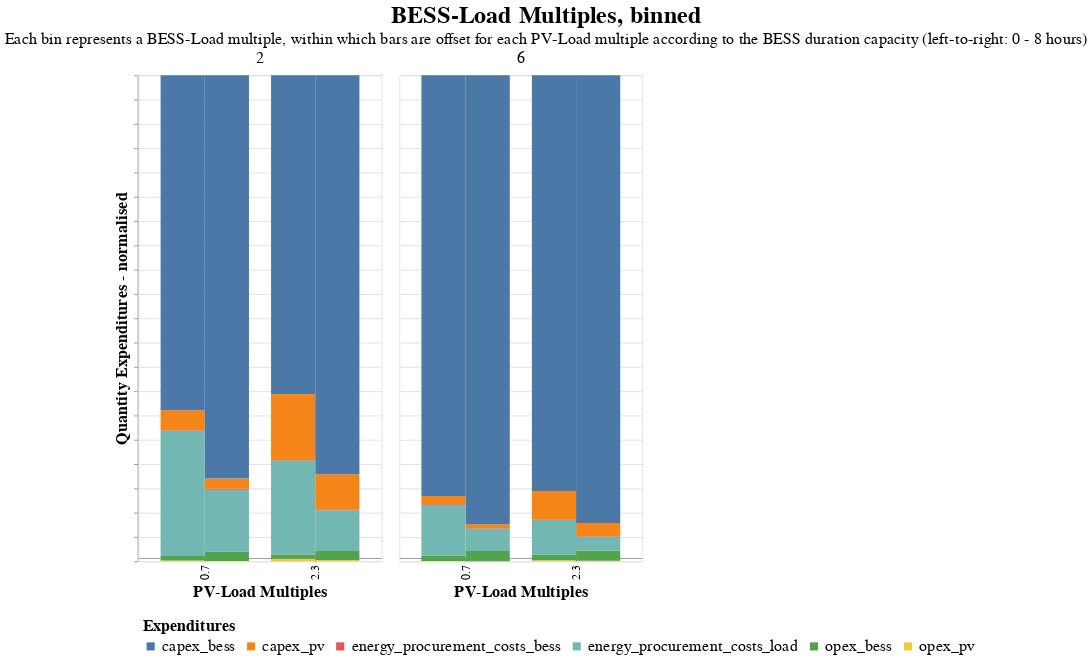

Write notebook code for a chart like this one.
### Code cell
# Select only the columns of interest
columns_of_interest = ['PV_Load_M', 'BESS_Load_M', 'T_BESS', 'capex_pv', 'capex_bess', 'opex_pv', 'opex_bess', 'energy_procurement_costs_load', 'energy_procurement_costs_bess']
subset_data = results_env[columns_of_interest]

# Melt the DataFrame to long format
melted_data = subset_data.melt(id_vars=['PV_Load_M', 'BESS_Load_M', 'T_BESS'], var_name='source', value_name='value')

# Plot stacked bar chart
quant= alt.Chart(
    melted_data,
    title= alt.TitleParams(
        text= 'BESS-Load Multiples, binned',
        subtitle= 'Each bin represents a BESS-Load multiple, within which bars are offset for each PV-Load multiple according to the BESS duration capacity (left-to-right: 0 - 8 hours)',
        anchor= 'middle',
        fontSize= 30,
        subtitleFontSize= 20
    )
).mark_bar().encode(
    x=alt.X('PV_Load_M:O', title='PV-Load Multiples', axis=alt.Axis(offset= -5)),
    #x2=alt.X2('PV_Load_M:O', title='PV-Load Multiple'),# axis=alt.Axis(offset=-5)),
    #x=alt.X('T_BESS:N', title= 'BESS Duration', axis= alt.Axis(offset= -5)),
    xOffset= 'T_BESS:N',
    y=alt.Y('sum(value):Q', title='Quantity Expenditures - normalised', axis= alt.Axis(labels= False)).stack('normalize'),
    color=alt.Color('source:N', legend= alt.Legend(title= 'Expenditures')),
    column= alt.Column('BESS_Load_M:N', title= '', header= alt.Header(labelFontSize= 20)),
    tooltip=['PV_Load_M', 'BESS_Load_M', 'T_BESS', 'source', 'value'],
    #size= alt.Size('T_BESS:Q').scale(domain= (-0.1, 2)),
    
).properties(
    width=300,
    height=600
).configure_axis(
    labelFontSize= 15,
    titleFontSize= 20,
).configure_legend(
    labelFontSize= 20,
    titleFontSize= 20,
    labelLimit= 400,
    orient= 'bottom',
    padding= 5
)
# num= alt.Chart(melted_data).mark_bar().encode(
#     x=alt.X('PV_Load_M:O', title='PV-Load Multiple', axis=alt.Axis(offset=-5)),
#     y=alt.Y('sum(value):Q', title='Quantity'),
#     color='source:N',
#     column= alt.Column('BESS_Load_M:N', title= 'BESS-Load Multiple, binned'),
#     tooltip=['PV_Load_M', 'BESS_Load_M', 'source', 'value'],
#     size= alt.Size('T_BESS:N').scale(domain= (-0.1, 2))
# ).properties(
#     width=300,
#     height=600
# )

quant

### Figure 1 — Vega-Lite specification as saved in the notebook (floating-point values rounded to 4 significant figures)
{"config": {"view": {"continuousWidth": 300, "continuousHeight": 300}, "axis": {"labelFontSize": 15, "titleFontSize": 20}, "legend": {"labelFontSize": 20, "labelLimit": 400, "orient": "bottom", "padding": 5, "titleFontSize": 20}}, "data": {"name": "data-dabdbf9a48db878be64b67bc3e3769e4"}, "mark": {"type": "bar"}, "encoding": {"color": {"field": "source", "legend": {"title": "Expenditures"}, "type": "nominal"}, "column": {"field": "BESS_Load_M", "header": {"labelFontSize": 20}, "title": "", "type": "nominal"}, "tooltip": [{"field": "PV_Load_M", "type": "quantitative"}, {"field": "BESS_Load_M", "type": "quantitative"}, {"field": "T_BESS", "type": "quantitative"}, {"field": "source", "type": "nominal"}, {"field": "value", "type": "quantitative"}], "x": {"axis": {"offset": -5}, "field": "PV_Load_M", "title": "PV-Load Multiples", "type": "ordinal"}, "xOffset": {"field": "T_BESS", "type": "nominal"}, "y": {"aggregate": "sum", "axis": {"labels": false}, "field": "value", "stack": "normalize", "title": "Quantity Expenditures - normalised", "type": "quantitative"}}, "height": 600, "title": {"text": "BESS-Load Multiples, binned", "anchor": "middle", "fontSize": 30, "subtitle": "Each bin represents a BESS-Load multiple, within which bars are offset for each PV-Load multiple according to the BESS duration capacity (left-to-right: 0 - 8 hours)", "subtitleFontSize": 20}, "width": 300, "$schema": "https://vega.github.io/schema/vega-lite/v5.8.0.json", "datasets": {"data-dabdbf9a48db878be64b67bc3e3769e4": [{"PV_Load_M": 0.7, "BESS_Load_M": 2.0, "T_BESS": 1.0, "source": "capex_pv", "value": 160000.0}, {"PV_Load_M": 0.7, "BESS_Load_M": 2.0, "T_BESS": 4.0, "source": "capex_pv", "value": 160000.0}, {"PV_Load_M": 0.7, "BESS_Load_M": 6.0, "T_BESS": 1.0, "source": "capex_pv", "value": 160000.0}, {"PV_Load_M": 0.7, "BESS_Load_M": 6.0, "T_BESS": 4.0, "source": "capex_pv", "value": 160000.0}, {"PV_Load_M": 2.3, "BESS_Load_M": 2.0, "T_BESS": 1.0, "source": "capex_pv", "value": 560000.0}, {"PV_Load_M": 2.3, "BESS_Load_M": 2.0, "T_BESS": 4.0, "source": "capex_pv", "value": 560000.0}, {"PV_Load_M": 2.3, "BESS_Load_M": 6.0, "T_BESS": 1.0, "source": "capex_pv", "value": 560000.0}, {"PV_Load_M": 2.3, "BESS_Load_M": 6.0, "T_BESS": 4.0, "source": "capex_pv", "value": 560000.0}, {"PV_Load_M": 0.7, "BESS_Load_M": 2.0, "T_BESS": 1.0, "source": "capex_bess", "value": 2700000.0}, {"PV_Load_M": 0.7, "BESS_Load_M": 2.0, "T_BESS": 4.0, "source": "capex_bess", "value": 6300000.0}, {"PV_Load_M": 0.7, "BESS_Load_M": 6.0, "T_BESS": 1.0, "source": "capex_bess", "value": 8100000.0}, {"PV_Load_M": 0.7, "BESS_Load_M": 6.0, "T_BESS": 4.0, "source": "capex_bess", "value": 18900000.0}, {"PV_Load_M": 2.3, "BESS_Load_M": 2.0, "T_BESS": 1.0, "source": "capex_bess", "value": 2700000.0}, {"PV_Load_M": 2.3, "BESS_Load_M": 2.0, "T_BESS": 4.0, "source": "capex_bess", "value": 6300000.0}, {"PV_Load_M": 2.3, "BESS_Load_M": 6.0, "T_BESS": 1.0, "source": "capex_bess", "value": 8100000.0}, {"PV_Load_M": 2.3, "BESS_Load_M": 6.0, "T_BESS": 4.0, "source": "capex_bess", "value": 18900000.0}, {"PV_Load_M": 0.7, "BESS_Load_M": 2.0, "T_BESS": 1.0, "source": "opex_pv", "value": 6000.0}, {"PV_Load_M": 0.7, "BESS_Load_M": 2.0, "T_BESS": 4.0, "source": "opex_pv", "value": 6000.0}, {"PV_Load_M": 0.7, "BESS_Load_M": 6.0, "T_BESS": 1.0, "source": "opex_pv", "value": 6000.0}, {"PV_Load_M": 0.7, "BESS_Load_M": 6.0, "T_BESS": 4.0, "source": "opex_pv", "value": 6000.0}, {"PV_Load_M": 2.3, "BESS_Load_M": 2.0, "T_BESS": 1.0, "source": "opex_pv", "value": 21000.0}, {"PV_Load_M": 2.3, "BESS_Load_M": 2.0, "T_BESS": 4.0, "source": "opex_pv", "value": 21000.0}, {"PV_Load_M": 2.3, "BESS_Load_M": 6.0, "T_BESS": 1.0, "source": "opex_pv", "value": 21000.0}, {"PV_Load_M": 2.3, "BESS_Load_M": 6.0, "T_BESS": 4.0, "source": "opex_pv", "value": 21000.0}, {"PV_Load_M": 0.7, "BESS_Load_M": 2.0, "T_BESS": 1.0, "source": "opex_bess", "value": 36000.0}, {"PV_Load_M": 0.7, "BESS_Load_M": 2.0, "T_BESS": 4.0, "source": "opex_bess", "value": 144000.0}, {"PV_Load_M": 0.7, "BESS_Load_M": 6.0, "T_BESS": 1.0, "source": "opex_bess", "value": 108000.0}, {"PV_Load_M": 0.7, "BESS_Load_M": 6.0, "T_BESS": 4.0, "source": "opex_bess", "value": 432000.0}, {"PV_Load_M": 2.3, "BESS_Load_M": 2.0, "T_BESS": 1.0, "source": "opex_bess", "value": 36000.0}, {"PV_Load_M": 2.3, "BESS_Load_M": 2.0, "T_BESS": 4.0, "source": "opex_bess", "value": 144000.0}, {"PV_Load_M": 2.3, "BESS_Load_M": 6.0, "T_BESS": 1.0, "source": "opex_bess", "value": 108000.0}, {"PV_Load_M": 2.3, "BESS_Load_M": 6.0, "T_BESS": 4.0, "source": "opex_bess", "value": 432000.0}, {"PV_Load_M": 0.7, "BESS_Load_M": 2.0, "T_BESS": 1.0, "source": "energy_procurement_costs_load", "value": 1011000.0}, {"PV_Load_M": 0.7, "BESS_Load_M": 2.0, "T_BESS": 4.0, "source": "energy_procurement_costs_load", "value": 968800.0}, {"PV_Load_M": 0.7, "BESS_Load_M": 6.0, "T_BESS": 1.0, "source": "energy_procurement_costs_load", "value": 972500.0}, {"PV_Load_M": 0.7, "BESS_Load_M": 6.0, "T_BESS": 4.0, "source": "energy_procurement_costs_load", "value": 929800.0}, {"PV_Load_M": 2.3, "BESS_Load_M": 2.0, "T_BESS": 1.0, "source": "energy_procurement_costs_load", "value": 800300.0}, {"PV_Load_M": 2.3, "BESS_Load_M": 2.0, "T_BESS": 4.0, "source": "energy_procurement_costs_load", "value": 640400.0}, {"PV_Load_M": 2.3, "BESS_Load_M": 6.0, "T_BESS": 1.0, "source": "energy_procurement_costs_load", "value": 677400.0}, {"PV_Load_M": 2.3, "BESS_Load_M": 6.0, "T_BESS": 4.0, "source": "energy_procurement_costs_load", "value": 586700.0}, {"PV_Load_M": 0.7, "BESS_Load_M": 2.0, "T_BESS": 1.0, "source": "energy_procurement_costs_bess", "value": 4349.0}, {"PV_Load_M": 0.7, "BESS_Load_M": 2.0, "T_BESS": 4.0, "source": "energy_procurement_costs_bess", "value": 14820.0}, {"PV_Load_M": 0.7, "BESS_Load_M": 6.0, "T_BESS": 1.0, "source": "energy_procurement_costs_bess", "value": 13420.0}, {"PV_Load_M": 0.7, "BESS_Load_M": 6.0, "T_BESS": 4.0, "source": "energy_procurement_costs_bess", "value": 28270.0}, {"PV_Load_M": 2.3, "BESS_Load_M": 2.0, "T_BESS": 1.0, "source": "energy_procurement_costs_bess", "value": 1543.0}, {"PV_Load_M": 2.3, "BESS_Load_M": 2.0, "T_BESS": 4.0, "source": "energy_procurement_costs_bess", "value": 7630.0}, {"PV_Load_M": 2.3, "BESS_Load_M": 6.0, "T_BESS": 1.0, "source": "energy_procurement_costs_bess", "value": 4997.0}, {"PV_Load_M": 2.3, "BESS_Load_M": 6.0, "T_BESS": 4.0, "source": "energy_procurement_costs_bess", "value": 15030.0}]}}
